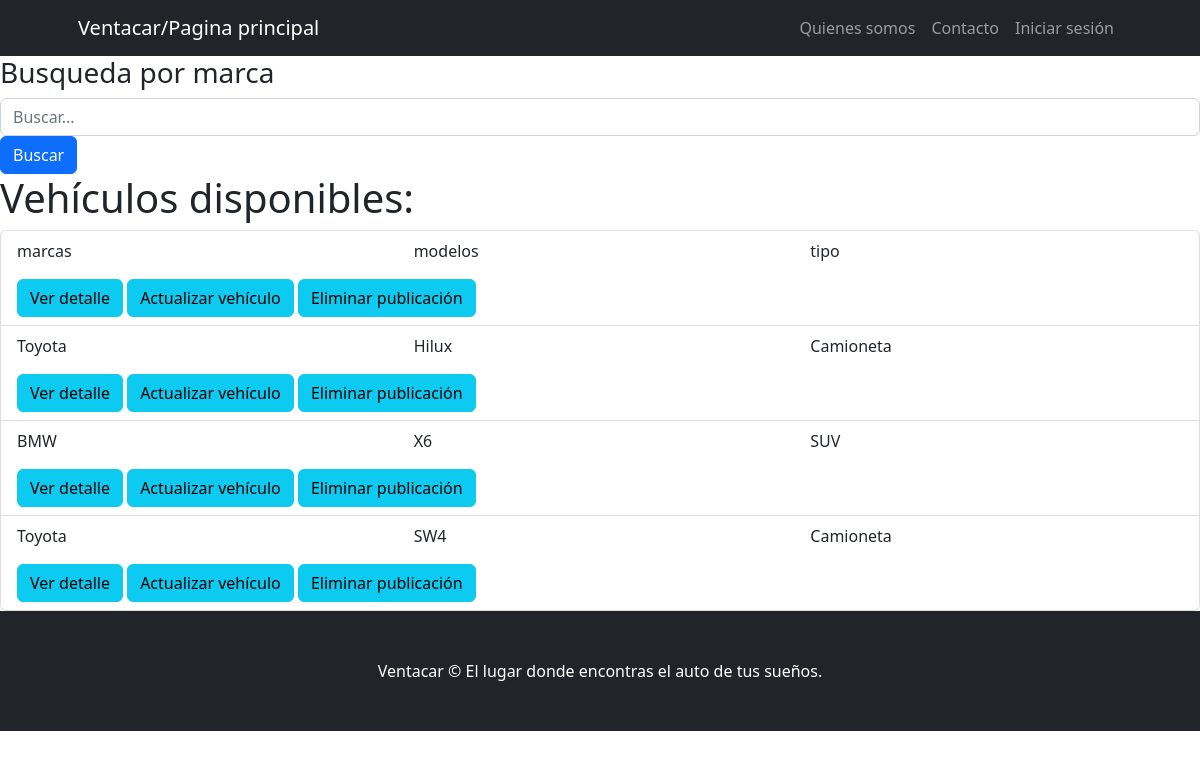
The page /vehiculos/lista/vehiculos on the database as committed earlier.
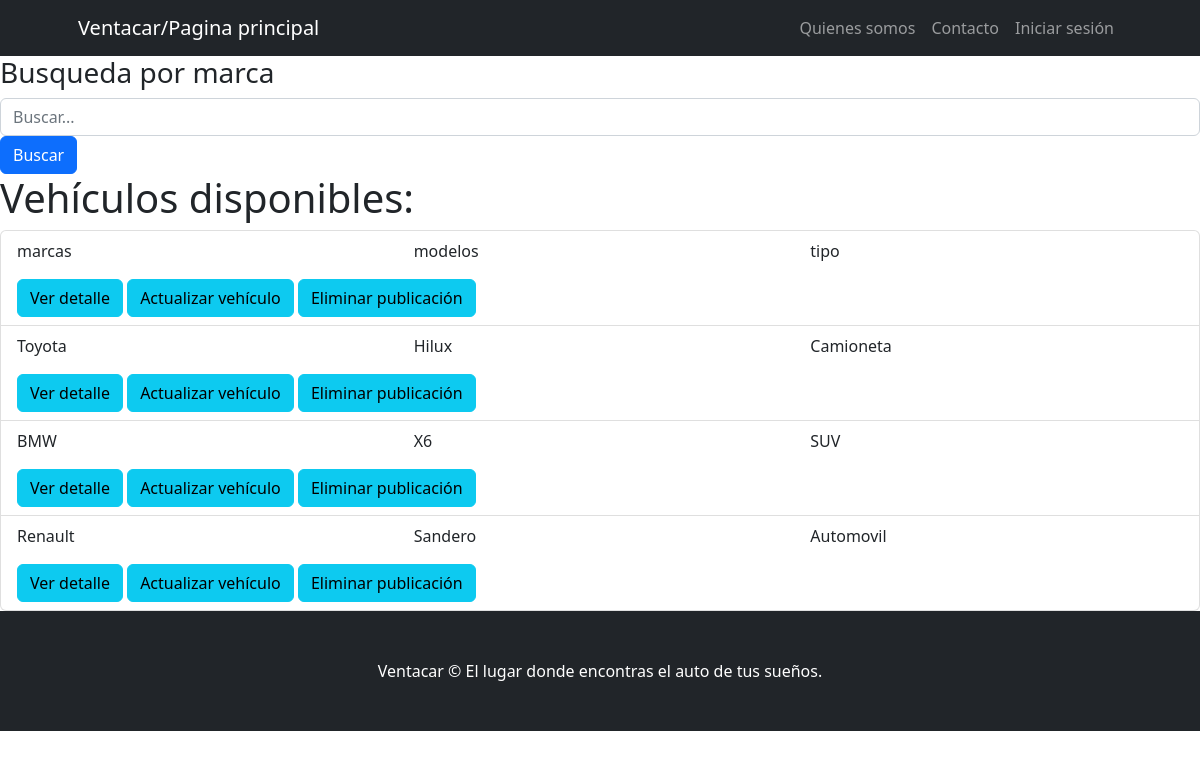
The same page on the database as committed later.
### vehiculos/models.py (models this page shows, shortened)
class Ver_vehiculos(models.Model):
    tipo = models.CharField(max_length=30)
    modelos = models.CharField(max_length=30)
    marcas = models.CharField(max_length=30)
    valor_dolares = models.DecimalField(max_digits=10, decimal_places=2, null = True)
    descripcion = models.CharField(max_length=400, null=True)
    class Meta:
        verbose_name = "Ver Vehículo"
        verbose_name_plural = "Ver Vehículos"

### vehiculos/views.py (the view)
# urls.py: path("lista/vehiculos", Ver_vehiculosList.as_view(), name = "lista_vehiculos"),
class Ver_vehiculosList(ListView):
    model = Ver_vehiculos
    context_object_name = "vehiculos"
    template_name = "vehiculos/lista_vehiculos.html"
    def get_queryset(self) -> QuerySet[Any]:
        queryset = super().get_queryset()
        busqueda = self.request.GET.get("busqueda")
        if busqueda:
            queryset = Ver_vehiculos.objects.filter(marcas__icontains=busqueda)
        return queryset

### vehiculos/templates/vehiculos/lista_vehiculos.html (shortened to what this page needs)
{% extends 'core/base.html' %}
{% block content %}
<h3>Busqueda por marca</h3>
<form class="form-inline" action="{% url 'vehiculos:lista_vehiculos' %}" method="get">
    <div class="form-group">
        <input type="text" class="form-control" name="busqueda" placeholder="Buscar...">
    </div>
    <button type="submit" class="btn btn-primary">Buscar</button>
</form>
<h1>Vehículos disponibles:</h1>
<ul class="list-group">
    {% for vehiculo in vehiculos %}
    <li class="list-group-item">
        <div class="row">
            <div class="col-md-4">
                <p>{{ vehiculo.marcas }}</p>
            </div>
            <div class="col-md-4">
                <p>{{ vehiculo.modelos }}</p>
            </div>
            <div class="col-md-4">
                <p>{{ vehiculo.tipo }}</p>
            </div>
        </div>
        <a href="{% url 'vehiculos:detalle_vehiculo' vehiculo.id %}" class="btn btn-info">Ver detalle</a>
        <a href="{% url 'vehiculos:editar_vehiculo' vehiculo.id %}" class="btn btn-info">Actualizar vehículo</a>
        <a href="{% url 'vehiculos:eliminar_vehiculo' vehiculo.id %}" class="btn btn-info">Eliminar publicación</a>
    </li>
    {% endfor %}
</ul>
{% endblock content %}

### core/templates/core/base.html (shortened to what this page needs)
{% load static %}
<!DOCTYPE html>
<html lang="es">
    <head>
        <link href="{% static 'core/css/styles.css' %}" rel="stylesheet" />
    </head>
    <body>
    <nav class="navbar navbar-expand-lg navbar-dark bg-dark">
        <div class="container px-5">
            <a class="navbar-brand" href="{% url 'core:index' %}">Ventacar/Pagina principal</a>
            <div class="collapse navbar-collapse" id="navbarSupportedContent">
                <ul class="navbar-nav ms-auto mb-2 mb-lg-0">
                    {% if user.is_authenticated %}
                        <li class="nav-item"><a class="nav-link active" aria-current="page" href="{% url 'vehiculos:index' %}">INICIO</a></li>
                        <li class="nav-item"><a class="nav-link" href="">Quienes somos</a></li>
                        <li class="nav-item"><a class="nav-link" href="#!">Contacto</a></li>
                        <li class="nav-item">
                            <span class="badge bg-primary nav-link">{{ user.username }}</span>
                        </li>
                        <li class="nav-item">
                            <form action="{% url 'core:logout' %}" method="post" class="d-inline">
                                {% csrf_token %}
                                <button type="submit" class="btn btn-warning">Cerrar sesión</button>
                            </form>
                        </li>
                    {% else %}
                        <li class="nav-item"><a class="nav-link" href="">Quienes somos</a></li>
                        <li class="nav-item"><a class="nav-link" href="#!">Contacto</a></li>
                        <li class="nav-item"><a class="nav-link" href="{% url 'core:login' %}">Iniciar sesión</a></li>
                    {% endif %}
                </ul>
            </div>
        </div>
    </nav>
        {% block content %}
        {% endblock content %}
    <footer class="py-5 bg-dark">
        <div class="container px-4 px-lg-5">
            <p class="m-0 text-center text-white">Ventacar &copy; El lugar donde encontras el auto de tus sueños.</p>
        </div>
    </footer>
    </body>
</html>

Rows that differ between the two databases and show on the page:
removed Ver_vehiculos: marcas "Toyota", modelos "SW4", tipo "Camioneta"
added Ver_vehiculos: marcas "Renault", modelos "Sandero", tipo "Automovil"
